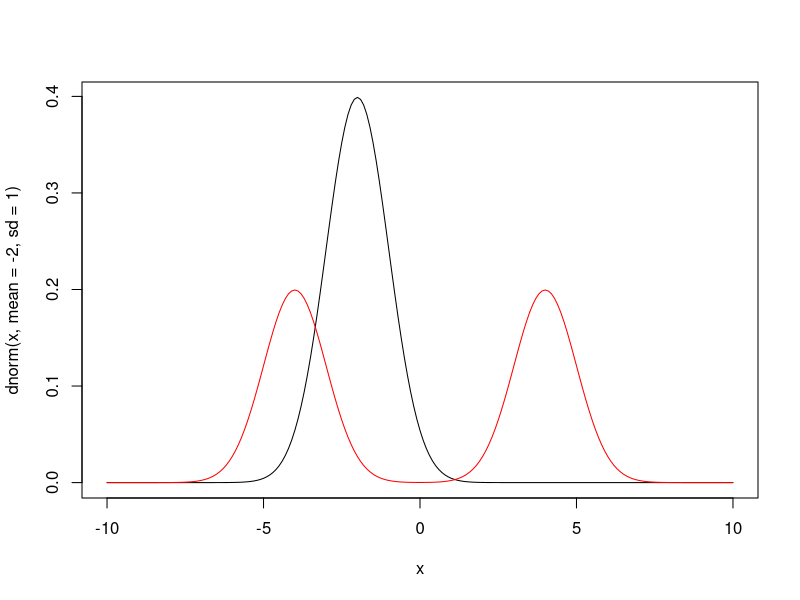

The R script that drew this image:

############ Visualizing target and proposal distribution #############
x <- seq(-10, 10, .1)
plot(x, dnorm(x, mean = -2, sd=1), "l")
lines(x, .5*dnorm(x, mean = -4, sd=1) + .5*dnorm(x, mean=4, sd =1), col = "red")
#######################################################################


N <- 5000       ## no. of importance samples
X <- rep(0, N)
for (i in 1:N){
  if (runif(1) <= .5)
    X[i] = rnorm(1, mean = -3, sd  = 1)
  else X[i] = rnorm(1, mean = 3, sd = 1)
}
W = dnorm(X, mean = -2, sd = 1)/(.5*dnorm(X, mean = -3, sd=1) + .5*dnorm(X, mean=3, sd =1))  ##importance weights
snis <- sum(W*X)/sum(W)    ## Wighted IS estimator
iid.var <- (cov.wt(as.matrix(X, ncol  =1), wt = W/sum(W))$cov)/N    ## varinace of IID Monte Carlo estimator, Lambda


################################################
########## Non-truncated Bootstrap #############
################################################

B <- N          ## no. of bootstrap steps       
boot_means <- rep(0, B)
for (i in 1:B){
  sample_idx <- sample(1:N, size= N, replace = TRUE)
  boot_means[i] <- sum(X[sample_idx] * W[sample_idx])/sum(W[sample_idx])
}
ess.boot <- N * iid.var/(var(boot_means))   ## non-truncated bootstrap estimator for variance 
ess.boot

###############################################
######### Triuncated Bootstrap ################
###############################################

Delta <- rep(0, B)  
tau <- max(.04*abs(snis), .01)
for (i in 1:B){
  if(boot_means[i] - snis > tau)
  {
    print("Truncated")
    Delta[i] = tau
  }
  else if(abs(boot_means[i] - snis) <= tau)
    Delta[i] = boot_means[i] - snis
  else {
    print("Truncated")
    Delta[i] = -tau
  }
    
}
ess.boot.trunc <- N * iid.var/var(Delta)
ess.boot.trunc
